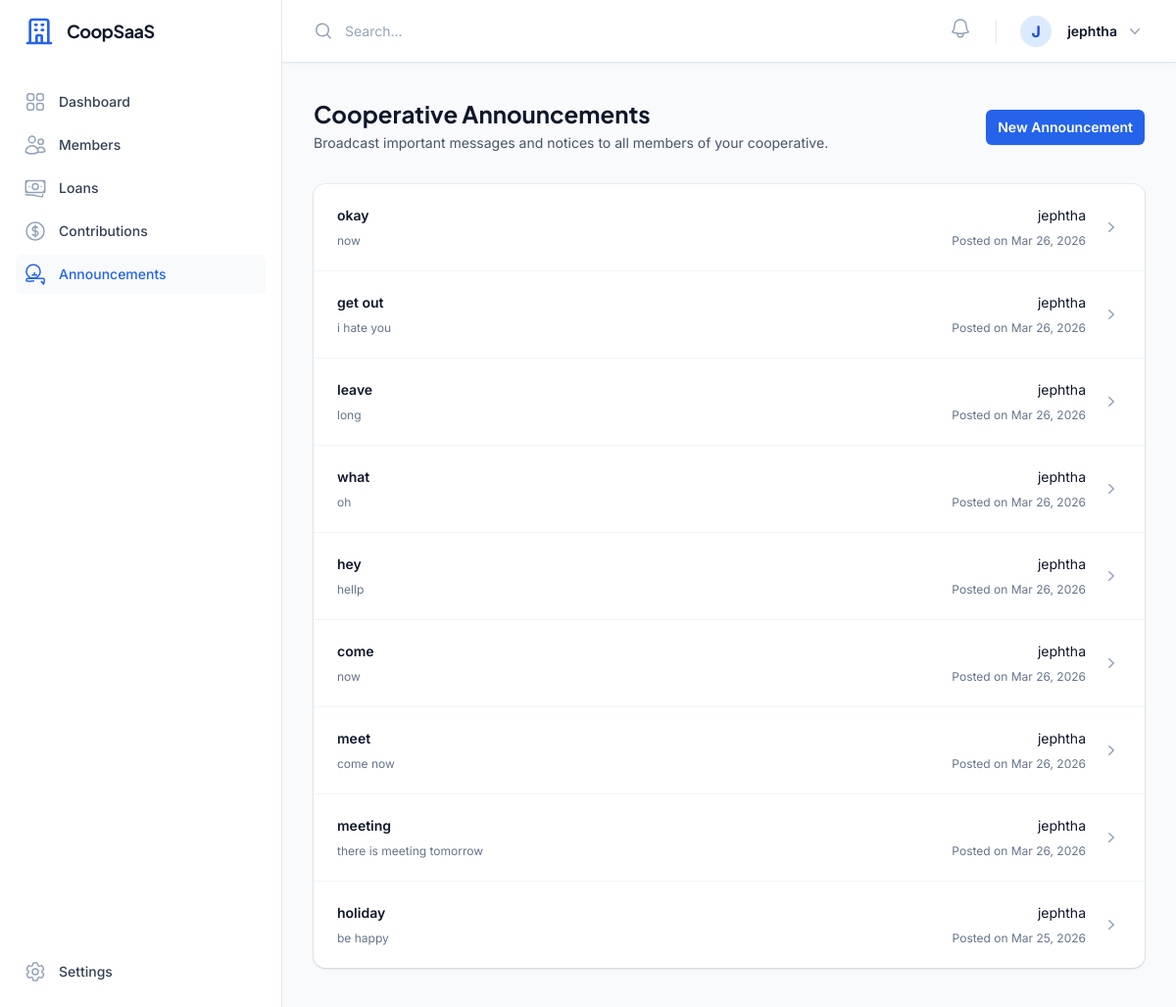
The app's page /announcements/management/ (signed in) with its own data.
### apps/accounts/models.py (models this page shows, shortened)
class User(AbstractUser):
    role = models.CharField(max_length=20, choices=UserRole.choices, default=UserRole.MEMBER)
    cooperative = models.ForeignKey(
        'cooperatives.Cooperative', on_delete=models.CASCADE, null=True, blank=True, related_name='users'
    )
    phone = models.CharField(max_length=20, null=True, blank=True)
    address = models.TextField(null=True, blank=True)
    is_active_member = models.BooleanField(default=True)
    join_date = models.DateField(null=True, blank=True)
    is_suspended = models.BooleanField(default=False)
    joined_at = models.DateTimeField(null=True, blank=True)
    gender = models.CharField(max_length=10, choices=[('M','Male'),('F','Female'),('O','Other')], null=True, blank=True)
    must_change_password = models.BooleanField(default=False)
    bank_name = models.CharField(max_length=100, null=True, blank=True)
    account_number = models.CharField(max_length=20, null=True, blank=True)
    account_name = models.CharField(max_length=150, null=True, blank=True)

### apps/announcements/models.py (models this page shows, shortened)
class Announcement(models.Model):
    cooperative = models.ForeignKey('cooperatives.Cooperative', on_delete=models.CASCADE, related_name='announcements')
    title = models.CharField(max_length=200)
    message = models.TextField()
    created_by = models.ForeignKey('accounts.User', on_delete=models.SET_NULL, null=True)
    created_at = models.DateTimeField(auto_now_add=True)

### apps/announcements/views.py (the view)
# urls.py: path('management/', CooperativeAnnouncementsView.as_view(), name='coop_list'),
class CooperativeAnnouncementsView(LoginRequiredMixin, CoopAdminRequiredMixin, ListView):
    model = Announcement
    template_name = 'coop_admin/announcements_list.html'
    context_object_name = 'announcements'
    def get_queryset(self):
        return Announcement.objects.filter(cooperative=self.request.user.cooperative).order_by('-created_at')

### apps/cooperatives/views.py (called while the page is built)
    def test_func(self):
        return self.request.user.is_authenticated and self.request.user.role == UserRole.COOP_ADMIN

### apps/notifications/context_processors.py (called while the page is built)
def notification_context(request):
    if request.user.is_authenticated:
        unread_count = Notification.objects.filter(user=request.user, is_read=False).count()
        recent_notifications = Notification.objects.filter(user=request.user).order_by('-created_at')[:5]
        return {
            'unread_notifications_count': unread_count,
            'recent_notifications': recent_notifications,
            'pusher_key': getattr(settings, 'PUSHER_KEY', ''),
            'pusher_cluster': getattr(settings, 'PUSHER_CLUSTER', 'mt1'),
        }
    return {}

### templates/coop_admin/announcements_list.html (shortened to what this page needs)
{% extends 'dashboard_base.html' %}
{% block content %}
<div class="sm:flex sm:items-center">
    <div class="sm:flex-auto">
        <h1 class="text-2xl font-bold font-display leading-6 text-slate-900">Cooperative Announcements</h1>
        <p class="mt-2 text-sm text-slate-600">Broadcast important messages and notices to all members of your cooperative.</p>
    </div>
    <div class="mt-4 sm:ml-16 sm:mt-0 sm:flex-none flex gap-3">
        {% url 'announcements:add' as add_url %}
        {% include "components/button.html" with type="primary" text="New Announcement" url=add_url %}
    </div>
</div>
<div class="mt-8 flow-root">
    <div class="-mx-4 -my-2 overflow-x-auto sm:-mx-6 lg:-mx-8">
        <div class="inline-block min-w-full py-2 align-middle sm:px-6 lg:px-8">
            <div class="overflow-hidden shadow ring-1 ring-black ring-opacity-5 sm:rounded-xl bg-white">
                <ul role="list" class="divide-y divide-slate-100">
                    {% for announcement in announcements %}
                    <li class="relative flex justify-between gap-x-6 px-4 py-5 hover:bg-slate-50 sm:px-6 transition-colors">
                        <div class="flex min-w-0 gap-x-4">
                            <div class="min-w-0 flex-auto">
                                <p class="text-sm font-semibold leading-6 text-slate-900">
                                    <a href="#">
                                        <span class="absolute inset-x-0 -top-px bottom-0"></span>
                                        {{ announcement.title }}
                                    </a>
                                </p>
                                <p class="mt-1 flex text-xs leading-5 text-slate-500">
                                    {{ announcement.message|truncatewords:20 }}
                                </p>
                            </div>
                        </div>
                        <div class="flex shrink-0 items-center gap-x-4">
                            <div class="hidden sm:flex sm:flex-col sm:items-end">
                                <p class="text-sm leading-6 text-slate-900">{{ announcement.created_by.get_full_name|default:announcement.created_by.username }}</p>
                                <p class="mt-1 text-xs leading-5 text-slate-500">Posted on <time datetime="{{ announcement.created_at|date:'Y-m-d' }}">{{ announcement.created_at|date:"M d, Y" }}</time></p>
                            </div>
                            <svg class="h-5 w-5 flex-none text-slate-400" viewBox="0 0 20 20" fill="currentColor" aria-hidden="true">
                                <path fill-rule="evenodd" d="M7.21 14.77a.75.75 0 01.02-1.06L11.168 10 7.23 6.29a.75.75 0 111.04-1.08l4.5 4.25a.75.75 0 010 1.08l-4.5 4.25a.75.75 0 01-1.06-.02z" clip-rule="evenodd" />
                            </svg>
                        </div>
                    </li>
                    {% endfor %}
                </ul>
            </div>
        </div>
    </div>
</div>
{% endblock %}

### templates/components/topnav.html (shortened to what this page needs)
<div class="sticky top-0 z-40 flex h-16 shrink-0 items-center justify-between gap-x-4 border-b border-slate-200 bg-white px-4 shadow-sm sm:gap-x-6 sm:px-6 lg:px-8">
    <div class="flex flex-1 gap-x-4 self-stretch lg:gap-x-6">
        <form class="relative flex flex-1" action="#" method="GET">
            <input id="search-field" class="block h-full w-full border-0 py-0 pl-8 pr-0 text-slate-900 placeholder:text-slate-400 focus:ring-0 sm:text-sm" placeholder="Search..." type="search" name="search">
        </form>
        <div class="flex items-center gap-x-4 lg:gap-x-6">
            <div class="relative" x-data="{ open: false }">
                <button type="button" @click="open = !open" @click.outside="open = false" class="-m-2.5 p-2.5 text-slate-400 hover:text-slate-500 relative" id="notification-bell-btn">
                    <svg id="notification-bell-icon" class="h-6 w-6 {% if unread_notifications_count > 0 %}animate-swing{% endif %}" fill="none" viewBox="0 0 24 24" stroke-width="1.5" stroke="currentColor" aria-hidden="true">
                        <path stroke-linecap="round" stroke-linejoin="round" d="M14.857 17.082a23.848 23.848 0 005.454-1.31A8.967 8.967 0 0118 9.75v-.7V9A6 6 0 006 9v.75a8.967 8.967 0 01-2.312 6.022c1.733.64 3.56 1.085 5.455 1.31m5.714 0a24.255 24.255 0 01-5.714 0m5.714 0a3 3 0 11-5.714 0" />
                    </svg>
                </button>
            </div>
            <div class="relative" x-data="{ open: false }">
                <button type="button" @click="open = !open" @click.outside="open = false" class="-m-1.5 flex items-center p-1.5" id="user-menu-button" aria-expanded="false" aria-haspopup="true">
                    <div class="h-8 w-8 rounded-full bg-primary-100 flex items-center justify-center text-primary-700 font-bold">
                        {{ user.username|make_list|first|upper }}
                    </div>
                    <span class="hidden lg:flex lg:items-center">
                        <span class="ml-4 text-sm font-semibold leading-6 text-slate-900" aria-hidden="true">{{ user.get_full_name|default:user.username }}</span>
                        <svg class="ml-2 h-5 w-5 text-slate-400" viewBox="0 0 20 20" fill="currentColor" aria-hidden="true">
                            <path fill-rule="evenodd" d="M5.23 7.21a.75.75 0 011.06.02L10 11.168l3.71-3.938a.75.75 0 111.08 1.04l-4.25 4.5a.75.75 0 01-1.08 0l-4.25-4.5a.75.75 0 01.02-1.06z" clip-rule="evenodd" />
                        </svg>
                    </span>
                </button>
            </div>
        </div>
    </div>
</div>

### records on screen
User: username|make_list "J", get_full_name "jephtha"
Announcement: title "okay", message "now", created_by.get_full_name "jephtha", created_at "Mar 26, 2026"
Announcement: title "get out", message "i hate you", created_by.get_full_name "jephtha", created_at "Mar 26, 2026"
Announcement: title "leave", message "long", created_by.get_full_name "jephtha", created_at "Mar 26, 2026"
Announcement: title "what", message "oh", created_by.get_full_name "jephtha", created_at "Mar 26, 2026"
Announcement: title "hey", message "hellp", created_by.get_full_name "jephtha", created_at "Mar 26, 2026"
Announcement: title "come", message "now", created_by.get_full_name "jephtha", created_at "Mar 26, 2026"
Announcement: title "meet", message "come now", created_by.get_full_name "jephtha", created_at "Mar 26, 2026"
Announcement: title "meeting", message "there is meeting tomorrow", created_by.get_full_name "jephtha", created_at "Mar 26, 2026"
Announcement: title "holiday", message "be happy", created_by.get_full_name "jephtha", created_at "Mar 25, 2026"

### other values on screen
{{ text }} "New Announcement"
